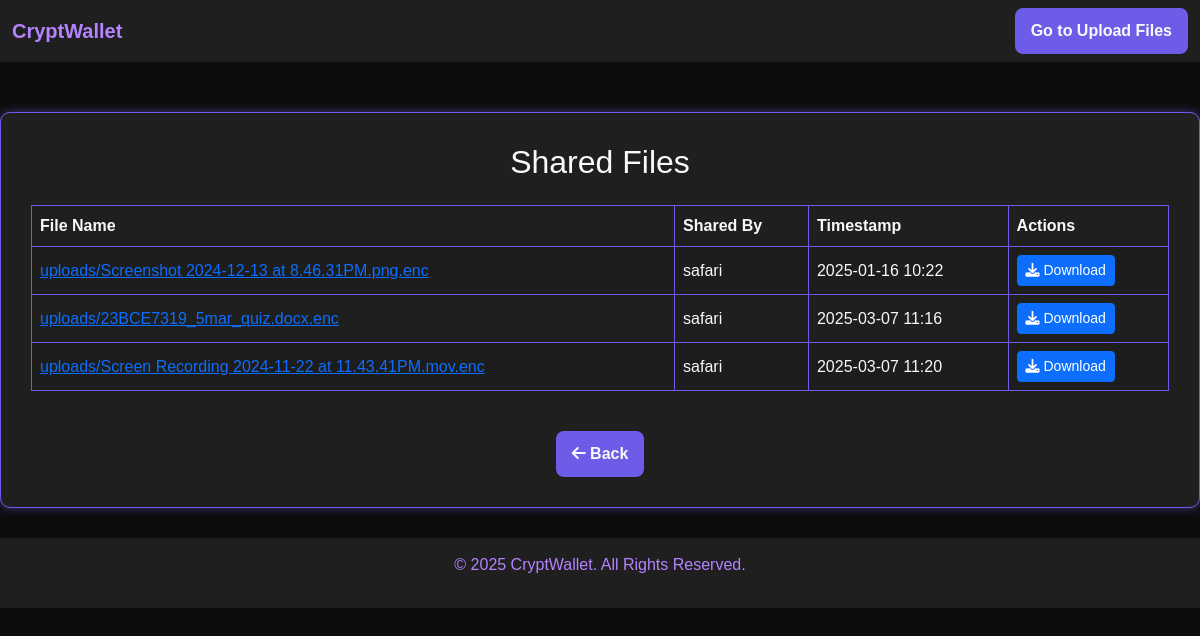
Page /shared-files/ (signed in) on the earlier database version.
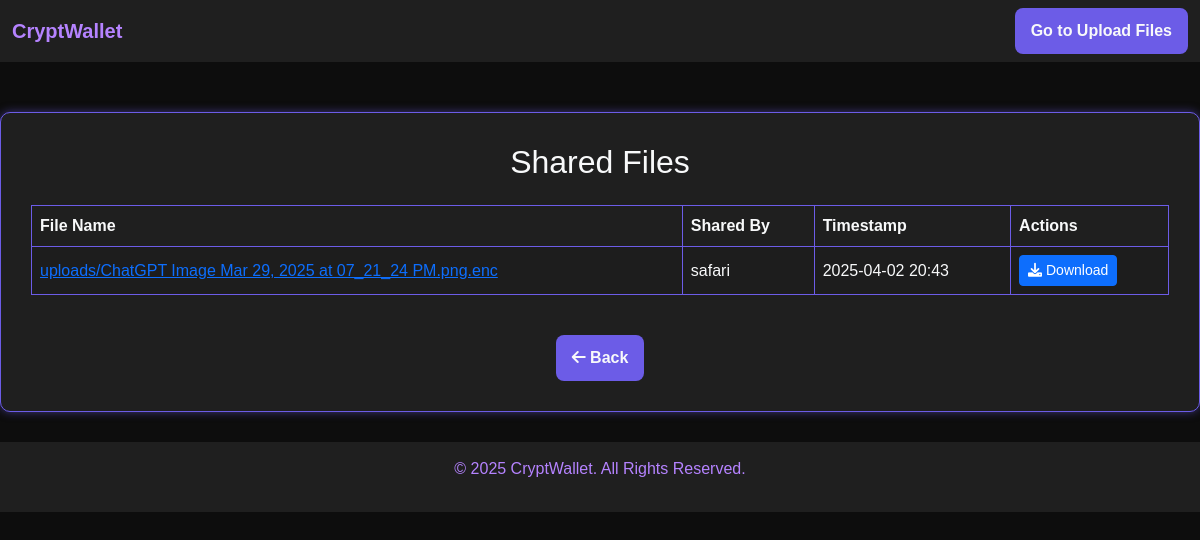
Same page on the later database version.
### vault/models.py (models this page shows, shortened)
class SharedFile(models.Model):
    shared_by = models.ForeignKey(User, related_name='files_shared_by', on_delete=models.CASCADE)
    shared_with = models.ForeignKey(User, related_name='files_shared_with', on_delete=models.CASCADE)
    file = models.ForeignKey(UploadedFile, on_delete=models.CASCADE)
    timestamp = models.DateTimeField(auto_now_add=True)
    class Meta:
        verbose_name = "Shared File"
        verbose_name_plural = "Shared Files"
        constraints = [
            models.UniqueConstraint(fields=['shared_with', 'file'], name='unique_file_share')
        ]

class UploadedFile(models.Model):
    VISIBILITY_CHOICES = [
        ('PUBLIC', 'Public'),
        ('PRIVATE', 'Private'),
    ]
    user = models.ForeignKey(User, on_delete=models.CASCADE, related_name="uploaded_files")  # Associate file with user
    file = models.FileField(upload_to='uploads/')
    uploaded_at = models.DateTimeField(auto_now_add=True)
    visibility = models.CharField(max_length=10, choices=VISIBILITY_CHOICES, default='PRIVATE')
    shared_with = models.ManyToManyField(User, related_name="shared_files", blank=True)  # Users the file is shared with

### vault/views.py (the view)
# urls.py: path('shared-files/',shared_files, name='shared_files'),
@login_required
def shared_files(request):
    shared_files = SharedFile.objects.filter(shared_with=request.user).select_related('file', 'shared_by')
    return render(request, 'vault/shared_files.html', {'shared_files': shared_files})

### vault/templates/vault/shared_files.html (shortened to what this page needs)
<!DOCTYPE html>
<html lang="en">
<head>
    <link href="https://cdn.jsdelivr.net/npm/bootstrap@5.3.0-alpha3/dist/css/bootstrap.min.css" rel="stylesheet">
    <link rel="stylesheet" href="https://cdnjs.cloudflare.com/ajax/libs/font-awesome/6.0.0/css/all.min.css">
</head>
<body>
    <nav class="navbar navbar-expand-lg navbar-dark">
        <div class="container-fluid">
            <a class="navbar-brand" href="/">CryptWallet</a>
            <div class="collapse navbar-collapse" id="navbarNav">
                <ul class="navbar-nav ms-auto">
                    <li class="nav-item"><a class="btn btn-cyber" class="fas fa-arrow-left" href="{% url 'file_upload' %}">Go to Upload Files </a></li>
                </ul>
            </div>
        </div>
    </nav>
    <div class="container">
        <h2 class="text-center mb-4">Shared Files</h2>
        {% if shared_files %}
            <div class="table-responsive">
                <table class="table table-bordered table-striped">
                    <thead class="thead-dark">
                        <tr>
                            <th>File Name</th>
                            <th>Shared By</th>
                            <th>Timestamp</th>
                            <th>Actions</th>
                        </tr>
                    </thead>
                    <tbody>
                        {% for shared_file in shared_files %}
                            <tr>
                                <td><a href="{{ shared_file.file.file.url }}" target="_blank">{{ shared_file.file.file.name|default:"Unnamed File" }}</a></td>
                                <td>{{ shared_file.shared_by.username }}</td>
                                <td>{{ shared_file.timestamp|date:"Y-m-d H:i" }}</td>
                                <td><a href="{% url 'download_file' shared_file.file.id %}" class="btn btn-sm btn-primary">
    <i class="fas fa-download"></i> Download
</a></td>
                            </tr>
                        {% endfor %}
                    </tbody>
                </table>
            </div>
        {% else %}
            <div class="alert alert-info text-center">No files have been shared with you yet.</div>
        {% endif %}
        <div class="text-center mt-4">
            <a href="{% url 'index' %}" class="btn btn-cyber"><i class="fas fa-arrow-left"></i>  Back</a>
        </div>
    </div>
    <footer>
        <p>&copy; 2025 CryptWallet. All Rights Reserved.</p>
    </footer>
</body>
</html>

Differences in the rows shown:
removed SharedFile: file.file.name "uploads/Screenshot 2024-12-13 at 8.46.31PM.png.enc", shared_by.username "safari", timestamp "2025-01-16 10:22"
removed SharedFile: file.file.name "uploads/23BCE7319_5mar_quiz.docx.enc", shared_by.username "safari", timestamp "2025-03-07 11:16"
removed SharedFile: file.file.name "uploads/Screen Recording 2024-11-22 at 11.43.41PM.mov.enc", shared_by.username "safari", timestamp "2025-03-07 11:20"
added SharedFile: file.file.name "uploads/ChatGPT Image Mar 29, 2025 at 07_21_24 PM.png.enc", shared_by.username "safari", timestamp "2025-04-02 20:43"
